Frame 1 (no input): blank canvas, image omitted
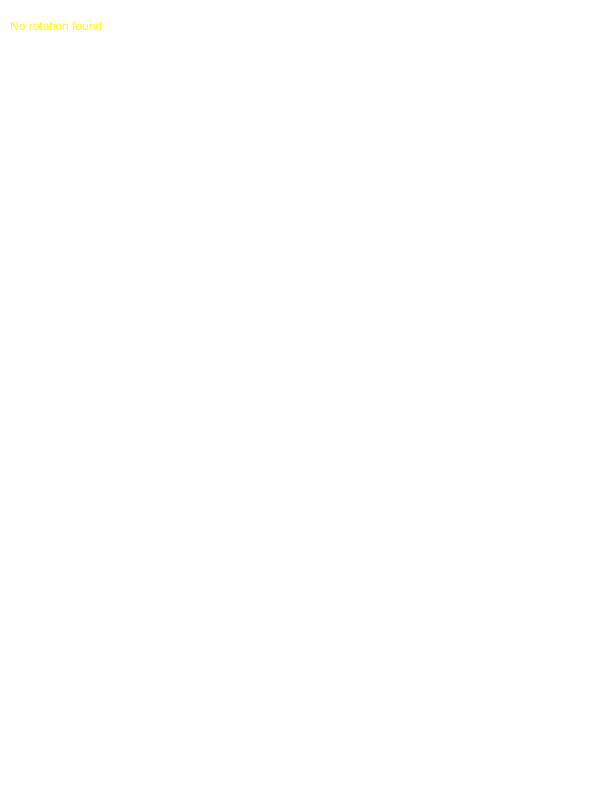
Frame 60 (no input)
Frame 120 (the mouse pressed at the canvas centre since frame 60): identical to frame 60, image omitted

The p5.js sketch that drew this single still picture (run headless with seeded random() and noise() and a simulated clock; from frame 60 on, the mouse is pressed at the canvas centre):

// p5.js sketch
// ── sketch.js
var lastOrientation;

function setup() 
{
  createCanvas(screen.width, screen.height);

  if(deviceOrientation == LANDSCAPE)
    resizeCanvas(screen.height, screen.width);

  background(255,255,255);   
  angleMode(DEGREES);

  lastOrientation = deviceOrientation;
}

function draw() 
{
  background(255,255,255);

  if(rotationX != null && rotationY != null && rotationZ != null)
  {
    fill(255,255,0);
    ellipse(screen.width*map(cos(rotationZ),-1,1,0,1), screen.height/2, 80, 80);
  }
  else
  {
    text("No rotation found",10,30);
  }
}
//Not used for the moment
function resizeOnOrientationChange() 
{
  if(lastOrientation != deviceOrientation)
  {
    if(deviceOrientation == LANDSCAPE)
      resizeCanvas(screen.height,screen.width);
    else
      resizeCanvas(screen.width,screen.height);

    lastOrientation = deviceOrientation;
  }
}
